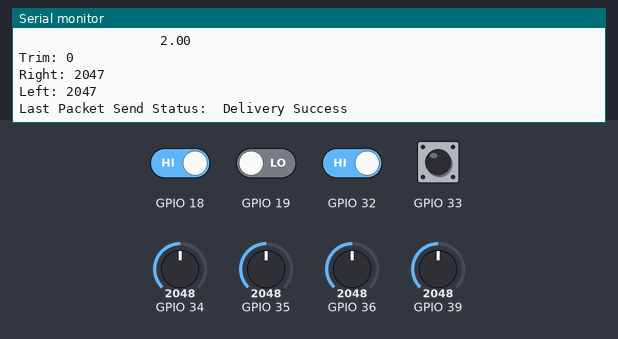
A sketch run on a simulated ESP32. Shown: the last lines printed to the serial monitor. The inputs (shaded band) are chosen by the test bench; at power-on: GPIO 18, GPIO 32, GPIO 33 HIGH, GPIO 19 LOW, GPIO 34 = 2048, GPIO 35 = 2048, GPIO 36 = 2048, GPIO 39 = 2048 (analog values on the 0–4095 scale).

Above: at 1.2 s.
1.3 s: GPIO 34 set to 2866
2.8 s: GPIO 35 set to 2866
At 2.85 s:
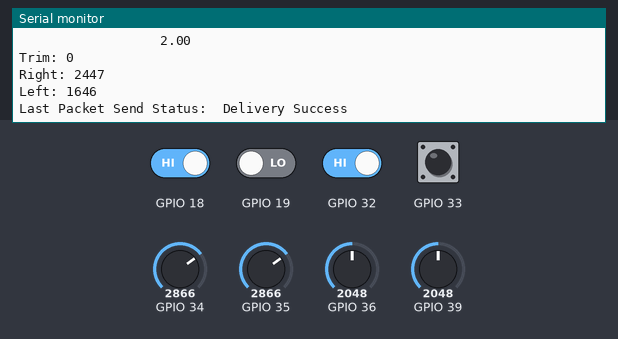
4.3 s: GPIO 36 set to 2866
At 4.42 s:
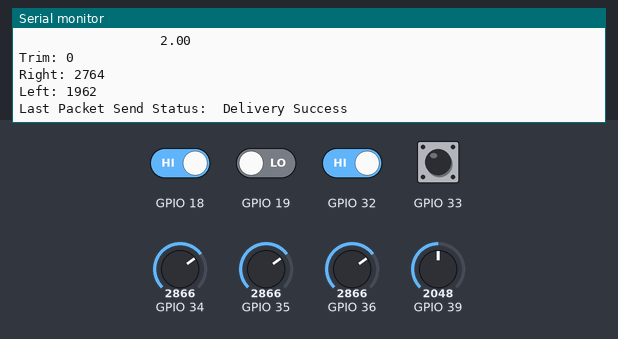
5.8 s: GPIO 18 driven LOW
7.3 s: GPIO 19 driven HIGH
8.8 s: GPIO 32 driven LOW
Timing chart, 0 to 11.3 s (numbered marks = the images above; inputs shaded):
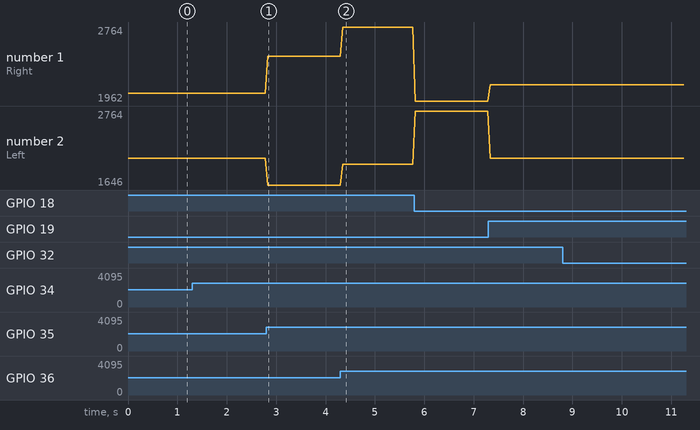

The sketch:

ESPNowTransmitter.ino
```cpp
#include <esp_now.h>
#include <WiFi.h>

// REPLACE WITH YOUR RECEIVER MAC Address
uint8_t broadcastAddress[] = {0xE8, 0x6B, 0xEA, 0xCF, 0x22, 0x94};
//B0:A7:32:14:BC:BC
//0x54, 0x43, 0xB2, 0xFB, 0xAE, 0x10   E8:6B:EA:CF:AE:EC


// Structure example to send data
// Must match the receiver structure
typedef struct struct_message {
  int right;
  int left;
} struct_message;

// Create a struct_message called myData
struct_message myData;

esp_now_peer_info_t peerInfo;

// callback when data is sent
void OnDataSent(const uint8_t *mac_addr, esp_now_send_status_t status) {
  Serial.print("\r\nLast Packet Send Status:\t");
  Serial.println(status == ESP_NOW_SEND_SUCCESS ? "Delivery Success" : "Delivery Fail");
}


void swapInt(int*a, int *b) {
  int c = *a;
  *a = *b;
  *b = c;
}


class buttonCounter {

  private:
    int leftPreviousState = 1;
    int rightPreviousState = 1;

  public:
    int triming = 0;

    void updateTriming(){
      if(digitalRead(33)== 0 && rightPreviousState == 1){
        triming += 5;
      }

      if(digitalRead(32)== 0 && leftPreviousState == 1){
        triming -= 5;
      }

      rightPreviousState = digitalRead(33);
      leftPreviousState = digitalRead(32);

     }
};

  buttonCounter triming;


void setup() {
  // Init Serial Monitor
  Serial.begin(115200);
  pinMode(33, INPUT);
  pinMode(32, INPUT);
  pinMode(18, INPUT);
  pinMode(19, INPUT);


  analogReadResolution(12);

  // Set device as a Wi-Fi Station
  WiFi.mode(WIFI_STA);

  // Init ESP-NOW
  if (esp_now_init() != ESP_OK) {
    Serial.println("Error initializing ESP-NOW");
    return;
  }

  // Once ESPNow is successfully Init, we will register for Send CB to
  // get the status of Trasnmitted packet
  esp_now_register_send_cb(OnDataSent);

  // Register peer
  memcpy(peerInfo.peer_addr, broadcastAddress, 6);
  peerInfo.channel = 0;
  peerInfo.encrypt = false;

  // Add peer
  if (esp_now_add_peer(&peerInfo) != ESP_OK){
    Serial.println("Failed to add peer");
    return;
  }
}

void loop() {
  float dampingFactor = float(analogRead(34))/float(4095);
  int devisor = pow(dampingFactor*2047,2);
  // Set values to send


  if(digitalRead(19)==1){                           //taank drive mode
  myData.right = (pow(dampingFactor*(analogRead(39)-2047),3)/devisor) + 2047;
  myData.left =  (pow(dampingFactor*(analogRead(36)-2047),3)/devisor) + 2047;
  }


  else{      //mario kart mode

    int fowardBackShifted = (analogRead(36)-2047)/2;
    int leftRightShifted = (analogRead(35)-2047)/2;
    float a = (0.5*dampingFactor)+0.5;
    float b = 2*(1-(float(b)/2));


    /*if(leftRightShifted > 2047){
          myData.right = (1.3*fowardBackShifted) + (0.7*leftRightShifted) + 2047;
          myData.left = (1.3*fowardBackShifted) - (0.7*leftRightShifted) + 2047;
    }*/

    Serial.print("                    ");
    Serial.println(a);
    Serial.print("                  ");
    Serial.println(b);
    myData.right = dampingFactor*((a*1.3*fowardBackShifted) + (b*0.7*leftRightShifted)) + 2047;
    myData.left = dampingFactor*((a*1.3*fowardBackShifted) - (b*0.7*leftRightShifted)) + 2047;


    }


  if(digitalRead(18)==0){
    swapInt(&myData.right, &myData.left);
  }

  if(myData.right > 2047 && myData.left > 2047){
    if(triming.triming > 0){
      myData.right -= triming.triming;
    }
    else {
      myData.left += triming.triming;
    }
  }

  triming.updateTriming();
  Serial.print("Trim: ");
  Serial.println(triming.triming);

  Serial.print("Right: ");
  Serial.println(myData.right);\
  Serial.print("Left: ");
  Serial.println(myData.left);

  /*Serial.print("Left Right Data: ");
  Serial.println(analogRead(35));

  Serial.print("Button 1: ");
  Serial.println(digitalRead(33));

  Serial.print("Button 2: ");
  Serial.println(digitalRead(32));

  Serial.print("Switch 1: ");
  Serial.println(digitalRead(19));

  Serial.print("Switch 2: ");
  Serial.println(digitalRead(18));*/


  // Send message via ESP-NOW
  esp_err_t result = esp_now_send(broadcastAddress, (uint8_t *) &myData, sizeof(myData));

  if (result == ESP_OK) {
    //Serial.println("Sent with success");
  }
  else {
    //Serial.println("Error sending the data");
  }
  delay(50);
}
```

Measured:
- after the input at 2.8 s, the serial monitor: prints a new line at once (image 1)
- after the input at 4.3 s, the serial monitor: prints a new line after 0.05 s (image 2)
- plotted number 1: 2047 → 2447 after the input at 2.8 s, 2447 → 2764 after the input at 4.3 s, 1962 → 2138 after the input at 7.3 s
- plotted number 2: 2047 → 1646 after the input at 2.8 s, 1646 → 1962 after the input at 4.3 s, 2764 → 2047 after the input at 7.3 s
